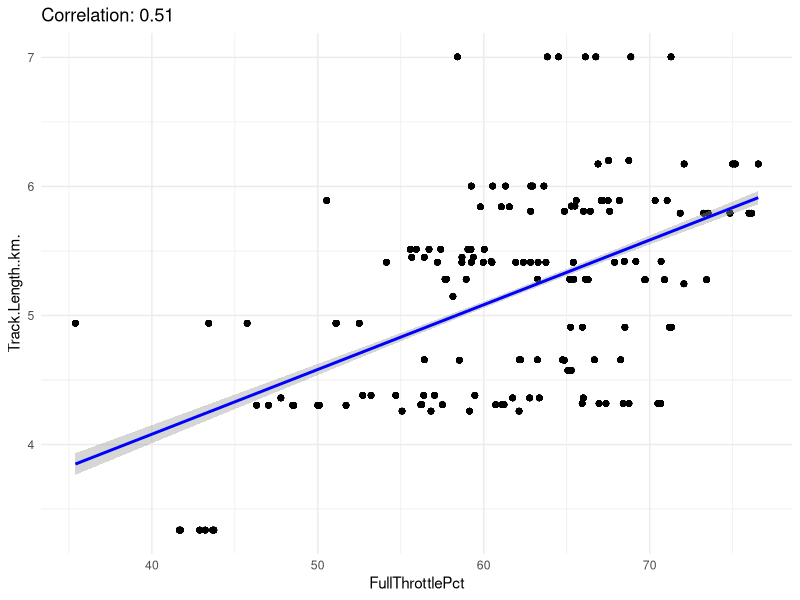
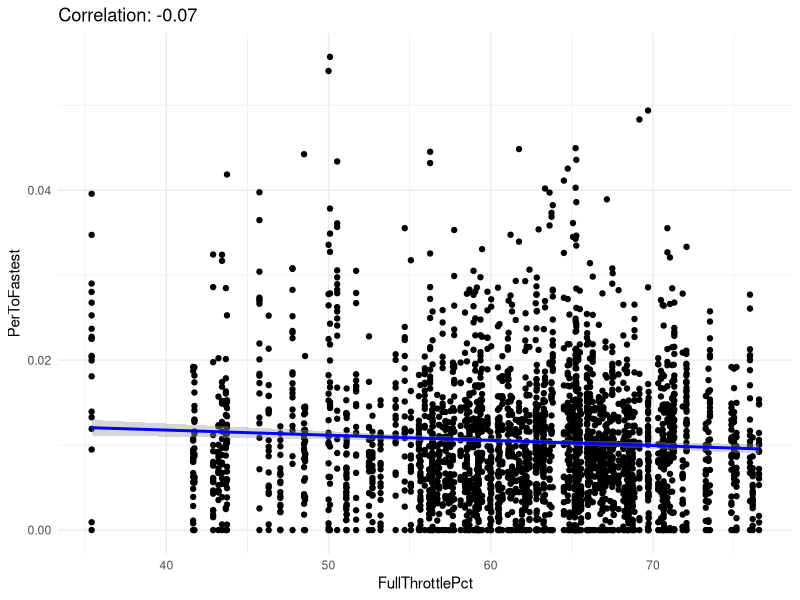
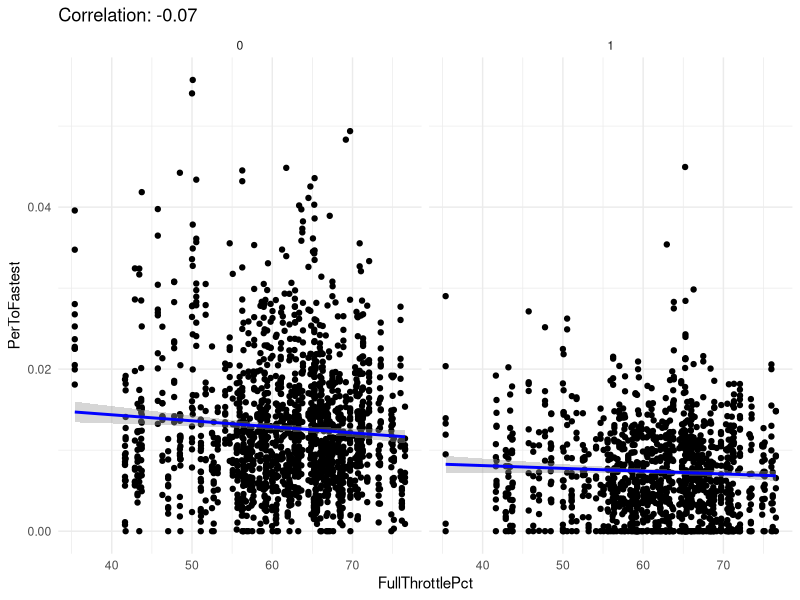
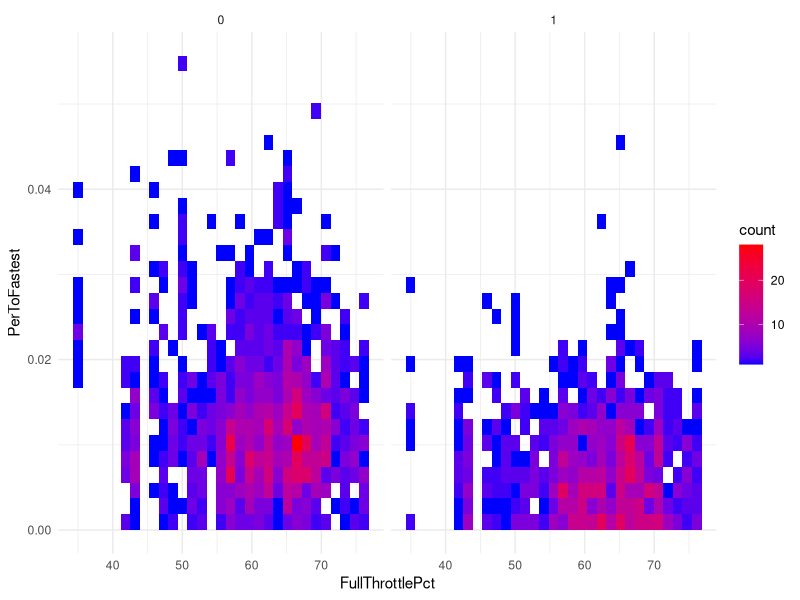
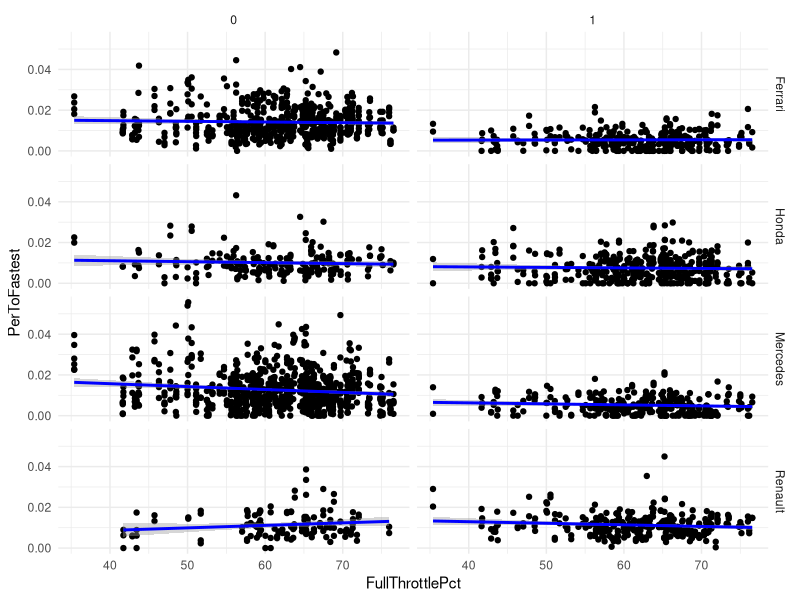
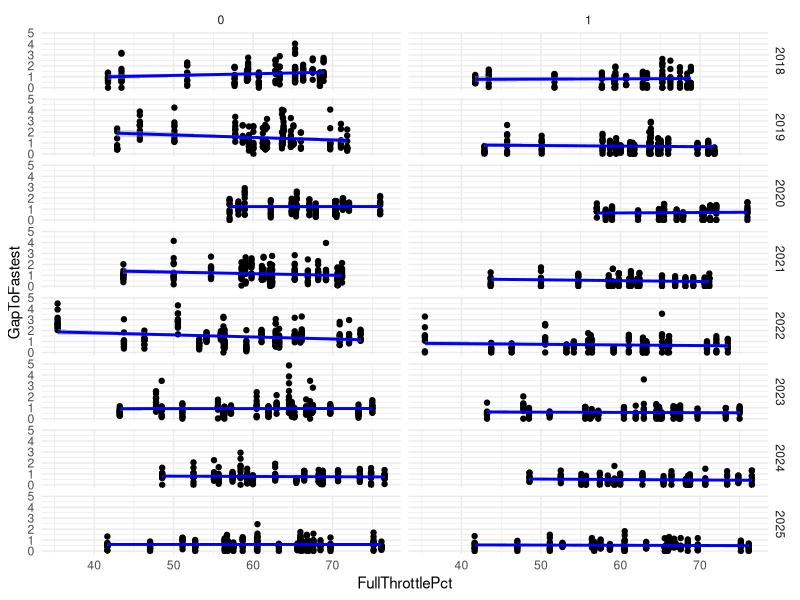
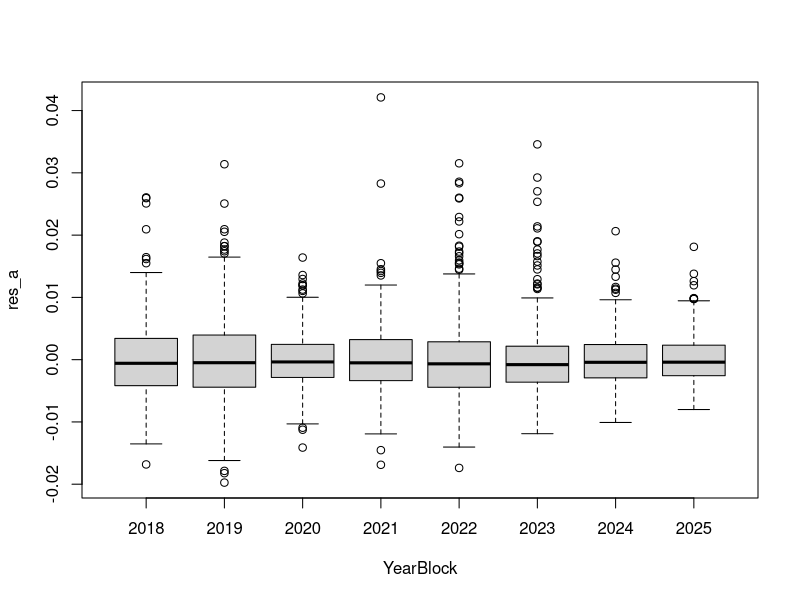
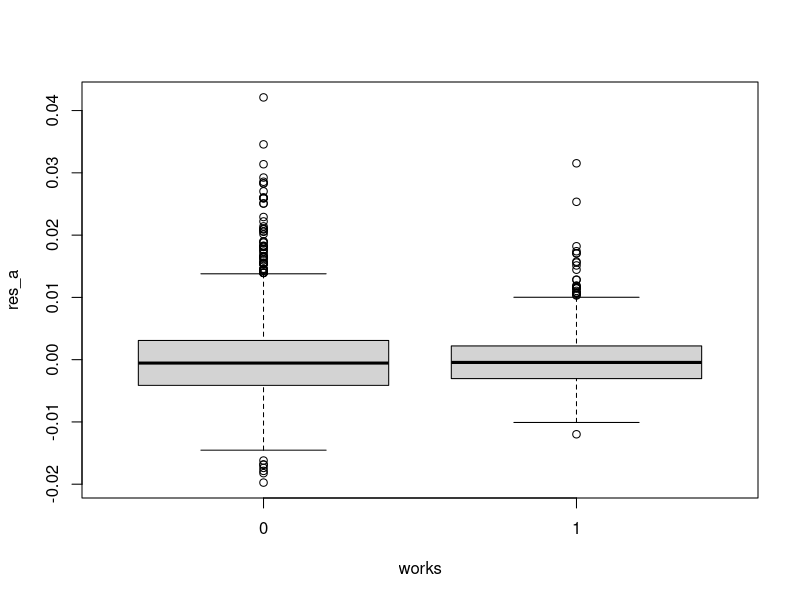

Recreate these plots in R, in order. (Note: this script raises an error after producing the figures.)
# Stat 642
# Project Idea: F1 Gap to Q1 vs works/customer
# 

## dataset: https://github.com/theOehrly/Fast-F1

setwd("~/OneDrive/Documents/Student/TAMU Grad School/2026 Spring/Stat 642/Project/f1_data/03_fastf1")

library(tidyverse)
library(lubridate)
library(ggplot2)
library(car)
library(lme4)
library(glmnet)
library(emmeans)

####
# Get Data In
####

f1_all <- read.csv("f1_teams_joined.csv")


###############
# Data Analysis Start
###############

# create section of data that is just fastf1
f1_fast <- f1_all %>% filter(Year > 2017) 
summary(f1_fast) #note full throttle has no NAs

#### make Year as a Block
f1_fast$YearBlock <- as.factor(f1_fast$Year)

#### make fullthrottlePct centered #new 4/2026
f1_fast$Throttle_Centered <- f1_fast$FullThrottlePct - mean(f1_fast$FullThrottlePct)

# correlation between track length and full throttle pct
# note, should do comparison between dry only and all data
f1_fast_dry <- f1_fast %>% filter(SessionCondition == "dry") # make dry data
#
f1_fast_dry_107 <- f1_fast %>% filter(is_beyond_107 == 0 & SessionCondition == "dry") # dry w/o outliers

f1_fast_wet_107 <- f1_fast %>% filter(is_beyond_107 == 0 & SessionCondition == "wet") # wet w/o outliers

f1_fast_mixed_107 <- f1_fast %>% filter(is_beyond_107 == 0 & SessionCondition == "mixed") # mixed w/o outliers

f1_fast_107 <- f1_fast %>% filter(is_beyond_107 == 0) # all w/out outliers

f1_slow <- f1_fast %>% filter(is_beyond_107 == 1) # outliers only


### testing Full Throttle % vs Track Length
cor_value <- cor(f1_fast_dry_107$FullThrottlePct, f1_fast_dry_107$Track.Length..km., use = "complete.obs")
print(cor_value)

# plot it
ggplot(f1_fast_dry_107, aes(x = FullThrottlePct, y = Track.Length..km.)) +
  geom_point() +
  geom_smooth(method = "lm",
              color = "blue",
              se = TRUE) +
  theme_minimal() +
  labs(title = paste("Correlation:", round(cor_value, 2)))

# Full Throttle vs Per to Fastest
cor_value <- cor(f1_fast_dry_107$FullThrottlePct, f1_fast_dry_107$PerToFastest, use = "complete.obs")
print(cor_value)

# plot it
ggplot(f1_fast_dry_107, aes(x = FullThrottlePct, y = PerToFastest)) +
  geom_point() +
  geom_smooth(method = "lm",
              color = "blue",
              se = TRUE) +
  theme_minimal() +
  labs(title = paste("Correlation:", round(cor_value, 2)))

# split based on works
ggplot(f1_fast_dry_107, aes(x = FullThrottlePct, y = PerToFastest)) +
  geom_point() +
  geom_smooth(method = "lm",
              color = "blue",
              se = TRUE) +
  facet_wrap(~ works) +
  theme_minimal() +
  labs(title = paste("Correlation:", round(cor_value, 2)))

ggplot(f1_fast_dry_107, aes(x = FullThrottlePct, y = PerToFastest)) +
  geom_bin2d() + 
  facet_wrap(~ works) +
  scale_fill_gradient(low = "blue", high = "red") +
  theme_minimal()

# this is probably the grap we want
ggplot(f1_fast_dry_107, aes(x = FullThrottlePct, y = PerToFastest)) +
  geom_point() +
  geom_smooth(method = "lm",
              color = "blue",
              se = TRUE) +
  facet_grid(engine ~ works) +
  theme_minimal()

ggplot(f1_fast_dry_107, aes(x = FullThrottlePct, y = GapToFastest)) +
  geom_point() +
  geom_smooth(method = "lm",
              color = "blue",
              se = TRUE) +
  facet_grid(YearBlock ~ works) +
  theme_minimal()


########
# starting models (no interaction)
model_v1 <- lm(GapToFastest ~ works + engine + YearBlock, data = f1_fast_107)
summary(model_v1)
vif(model_v1)

model_v1p <- lm(PerToFastest ~ works + engine + Year, data = f1_all)
summary(model_v1p)

model_v2 <- lm(PerToFastest ~ works + engine + Year + Track.Length..km., data = f1_all)
summary(model_v2)
vif(model_v2)

model_v3 <- lm(GapToFastest ~ works + Year + Track.Length..km., data = f1_all)
summary(model_v3)

model_v4 <- lm(PerToFastest ~ works + engine + Year + FullThrottlePct, data = f1_fast)
summary(model_v4)

model_v5 <- lm(GapToFastest ~ works + Year + engine + FullThrottlePct + SessionCondition, data = f1_fast)
summary(model_v5)

# interactions included

model_v6 <- lm(GapToFastest ~ works * engine * Year, data = f1_all)
summary(model_v6)

model_v7 <- lm(GapToFastest ~ works * engine * Year * Track.Length..km., data = f1_all)
summary(model_v7)

model_v8 <- lm(GapToFastest ~ works * Year * Track.Length..km., data = f1_all)
summary(model_v8)

model_v9 <- lm(GapToFastest ~ works * engine * Year * FullThrottlePct, data = f1_fast)
summary(model_v9)

model_v9p <- lm(PerToFastest ~ works * engine * Year * FullThrottlePct, data = f1_fast)
summary(model_v9p)

model_v9p_b <- lm(PerToFastest ~ SessionCondition + Year + works * engine * FullThrottlePct, data = f1_fast)
summary(model_v9p_b)

model_v10 <- lm(GapToFastest ~ works * Year * engine * FullThrottlePct * SessionCondition, data = f1_fast)
summary(model_v10)

model_v10p <- lm(PerToFastest ~ works * Year * engine * FullThrottlePct * SessionCondition, data = f1_fast)
summary(model_v10p)

model_v10b <- lm(PerToFastest ~ YearBlock * works * engine * FullThrottlePct, data = f1_fast_dry_107)
summary(model_v10)

model_v10p <- lm(PerToFastest ~ YearBlock * works * engine + FullThrottlePct, data = f1_fast_dry_107)
summary(model_v10p)

model_v11p <- lm(PerToFastest ~ Year * works * engine, data = f1_fast_dry_107)
summary(model_v11p)

#### better models

model_a <- lm(PerToFastest ~ YearBlock * works * engine, data = f1_fast_dry_107) ### this one!
summary(model_a)

#new 4/20/26
model_b <- lm(PerToFastest ~ YearBlock * works * engine * SessionCondition, data = f1_fast_107)
summary(model_b)
anova(model_b)

model_b_log <- lm(log(PerToFastest+0.001) ~ YearBlock * works * engine * SessionCondition, data = f1_fast_107)
summary(model_b_log)
anova(model_b_log)

model_c <- lm(PerToFastest ~ works * engine * SessionCondition, data = f1_fast_107) # used for 3-way contrast
summary(model_c)

model_d <- lm(PerToFastest ~ YearBlock * works * engine, data = f1_fast_107) # used for 3-way contrast
summary(model_d)
anova(model_d)

summary(aov(model_b))
summary(aov(model_d))

###
res_a <- resid(model_a)
res_b <- resid(model_b)
res_b_log <- resid(model_b_log)
res_c <- resid(model_c)

###
boxplot(res_a ~ YearBlock, data = f1_fast_dry_107)
boxplot(res_a ~ works, data = f1_fast_dry_107)
boxplot(res_a ~ engine, data = f1_fast_dry_107)
#
boxplot(res_b ~ YearBlock, data = f1_fast_107)
boxplot(res_b ~ works, data = f1_fast_107)
boxplot(res_b ~ engine, data = f1_fast_107)
boxplot(res_b ~ SessionCondition, data = f1_fast_107)

#
boxplot(res_c ~ YearBlock, data = f1_fast_107)
boxplot(res_c ~ works, data = f1_fast_107)
boxplot(res_c ~ engine, data = f1_fast_107)
###

plot(model_a, which = 1)
plot(model_b, which = 1)
plot(model_b_log, which = 1)
plot(model_c, which = 1)

###

plot(model_a, which = 2)
plot(model_b, which = 2)
plot(model_b_log, which = 2)
plot(model_c, which = 2)

# check vif > 5 for models

# check stepwise
reduced_model_v10p <- step(model_v10p, direction = "both")
summary(reduced_model_v10p)

reduced_model_v12p <- step(model_v12p, direction = "both")
summary(reduced_model_v12p)

reduced_model_b <- step(model_b, direction = "both")
summary(reduced_model_b)

#### end new 4/20/26

######
f1_2018 <- f1_fast_dry_107 %>% filter(Year == 2018)
f1_2019 <- f1_fast_dry_107 %>% filter(Year == 2019)
f1_2020 <- f1_fast_dry_107 %>% filter(Year == 2020)
f1_2021 <- f1_fast_dry_107 %>% filter(Year == 2021)
f1_2022 <- f1_fast_dry_107 %>% filter(Year == 2022)
f1_2023 <- f1_fast_dry_107 %>% filter(Year == 2023)
f1_2024 <- f1_fast_dry_107 %>% filter(Year == 2024)
f1_2025 <- f1_fast_dry_107 %>% filter(Year == 2025)

boxplot(f1_2018$PerToFastest)
boxplot(f1_2019$PerToFastest)
boxplot(f1_2020$PerToFastest)
boxplot(f1_2021$PerToFastest)
boxplot(f1_2022$PerToFastest)
boxplot(f1_2023$PerToFastest)
boxplot(f1_2024$PerToFastest)
boxplot(f1_2025$PerToFastest)

boxplot(f1_fast_dry_107$PerToFastest)

# OUTLIERS (107% rule or 3xIQR)



# check normality (?)


model_mixed <- lmer(PerToFastest ~ works * engine + (1 | SessionCondition), data = f1_fast)
summary(model_mixed)


### LASSO
# create model matrix (handles factors automatically)
x <- model.matrix(PerToFastest ~ Year + works + engine, data = f1_fast_dry_107)[,-1]
y_vec <- f1_fast_dry_107$PerToFastest

# fit lasso
fit <- cv.glmnet(x, y_vec, alpha = 1)

# coefficients
coef(fit, s = "lambda.min")


##### #new 4/20/26
# check contrasts - 4 way
# Calculate the means for every combination
m_grid <- emmeans(model_b, ~ works | YearBlock * engine * SessionCondition)

# Contrast Works vs Customer for 2018 Ferrari Dry
contrast(m_grid, "pairwise", at = list(YearBlock="2018", engine="Ferrari", SessionCondition="dry"), adjust = "bonferroni")

##

# check contrasts - session condition
m_grid <- emmeans(model_c, ~ SessionCondition | works * engine)
# Contrast Works vs Customer for 2018 Ferrari Dry
contrast(m_grid, "pairwise", at = list(SessionCondition="dry", engine="Ferrari"), adjust = "bonferroni")

m_grid <- emmeans(model_c, ~ works | SessionCondition * engine)
contrast(m_grid, "pairwise", at = list(SessionCondition="dry", engine="Ferrari"), adjust = "bonferroni")

##

# check contrasts - works | engine * year
m_grid <- emmeans(model_d, ~ works | YearBlock * engine)
# Contrast Works vs Customer for 2018 Ferrari Dry
contrast(m_grid, "pairwise", at = list(SessionCondition="dry", engine="Ferrari"), adjust = "bonferroni")
#####



### t-test of session conditions vs % throttle
t.test(f1_fast_dry_107$FullThrottlePct, f1_fast_wet_107$FullThrottlePct)
# p-value < 0.0001 for dry v wet
t.test(f1_fast_dry_107$FullThrottlePct, f1_fast_mixed_107$FullThrottlePct)
# p-value < 0.0002 for dry v mixed
t.test(f1_fast_wet_107$FullThrottlePct, f1_fast_mixed_107$FullThrottlePct)
# p-value < 0.004 for wet v mixed

### t-test of session conditions vs % PerToFastest
t.test(f1_fast_dry_107$FullThrottlePct, f1_fast_wet_107$PerToFastest)
# p-value < 0.0001 for dry v wet
t.test(f1_fast_dry_107$FullThrottlePct, f1_fast_mixed_107$PerToFastest)
# p-value < 0.0001 for dry v mixed
t.test(f1_fast_wet_107$FullThrottlePct, f1_fast_mixed_107$PerToFastest)
# p-value < 0.0001 for wet v mixed

ggplot(f1_fast_107, aes(x = SessionCondition, y = FullThrottlePct)) +
  geom_violin(trim = FALSE, fill = "lightblue") +
  geom_boxplot(width = 0.3) +
  geom_jitter(width = 0.01, alpha = 0.5) +
  theme_minimal()

ggplot(f1_fast_107, aes(x = SessionCondition, y = PerToFastest)) +
  geom_violin(trim = FALSE, fill = "lightblue") +
  geom_boxplot(width = 0.3) +
  geom_jitter(width = 0.01, alpha = 0.5) +
  theme_minimal()
